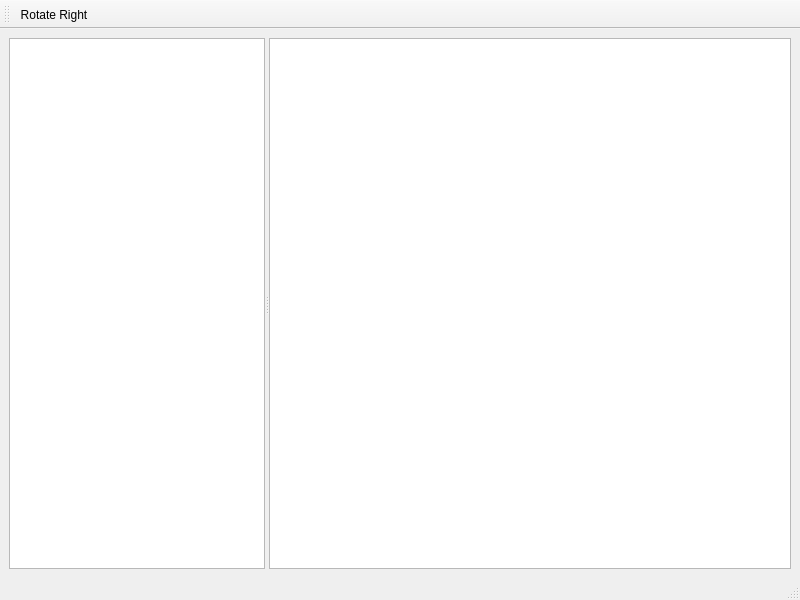
<?xml version="1.0" encoding="UTF-8"?>
<ui version="4.0">
 <class>MainWindow</class>
 <widget class="QMainWindow" name="MainWindow">
  <property name="geometry">
   <rect>
    <x>0</x>
    <y>0</y>
    <width>800</width>
    <height>600</height>
   </rect>
  </property>
  <property name="windowTitle">
   <string>MainWindow</string>
  </property>
  <widget class="QWidget" name="centralwidget">
   <layout class="QVBoxLayout" name="verticalLayout">
    <item>
     <widget class="QSplitter" name="splitter">
      <property name="orientation">
       <enum>Qt::Horizontal</enum>
      </property>
      <widget class="QListView" name="listView">
       <property name="minimumSize">
        <size>
         <width>100</width>
         <height>300</height>
        </size>
       </property>
       <property name="editTriggers">
        <set>QAbstractItemView::NoEditTriggers</set>
       </property>
       <property name="dragEnabled">
        <bool>true</bool>
       </property>
       <property name="dragDropMode">
        <enum>QAbstractItemView::DragOnly</enum>
       </property>
       <property name="iconSize">
        <size>
         <width>64</width>
         <height>64</height>
        </size>
       </property>
       <property name="spacing">
        <number>10</number>
       </property>
       <property name="uniformItemSizes">
        <bool>true</bool>
       </property>
      </widget>
      <widget class="QGraphicsView" name="graphicsView">
       <property name="sizePolicy">
        <sizepolicy hsizetype="Expanding" vsizetype="Expanding">
         <horstretch>5</horstretch>
         <verstretch>0</verstretch>
        </sizepolicy>
       </property>
       <property name="minimumSize">
        <size>
         <width>300</width>
         <height>300</height>
        </size>
       </property>
      </widget>
     </widget>
    </item>
   </layout>
  </widget>
  <widget class="QMenuBar" name="menubar">
   <property name="geometry">
    <rect>
     <x>0</x>
     <y>0</y>
     <width>800</width>
     <height>25</height>
    </rect>
   </property>
  </widget>
  <widget class="QStatusBar" name="statusbar"/>
  <widget class="QToolBar" name="toolBar">
   <property name="windowTitle">
    <string>toolBar</string>
   </property>
   <attribute name="toolBarArea">
    <enum>TopToolBarArea</enum>
   </attribute>
   <attribute name="toolBarBreak">
    <bool>false</bool>
   </attribute>
   <addaction name="actionRotateRight"/>
  </widget>
  <action name="actionRotateRight">
   <property name="icon">
    <iconset resource="../resources.qrc">
     <normaloff>:/toolbar/icons/outline_rotate_right_black_48dp.png</normaloff>:/toolbar/icons/outline_rotate_right_black_48dp.png</iconset>
   </property>
   <property name="text">
    <string>Rotate Right</string>
   </property>
   <property name="toolTip">
    <string>Rotate Right</string>
   </property>
  </action>
 </widget>
 <resources>
  <include location="../resources.qrc"/>
 </resources>
 <connections/>
</ui>
